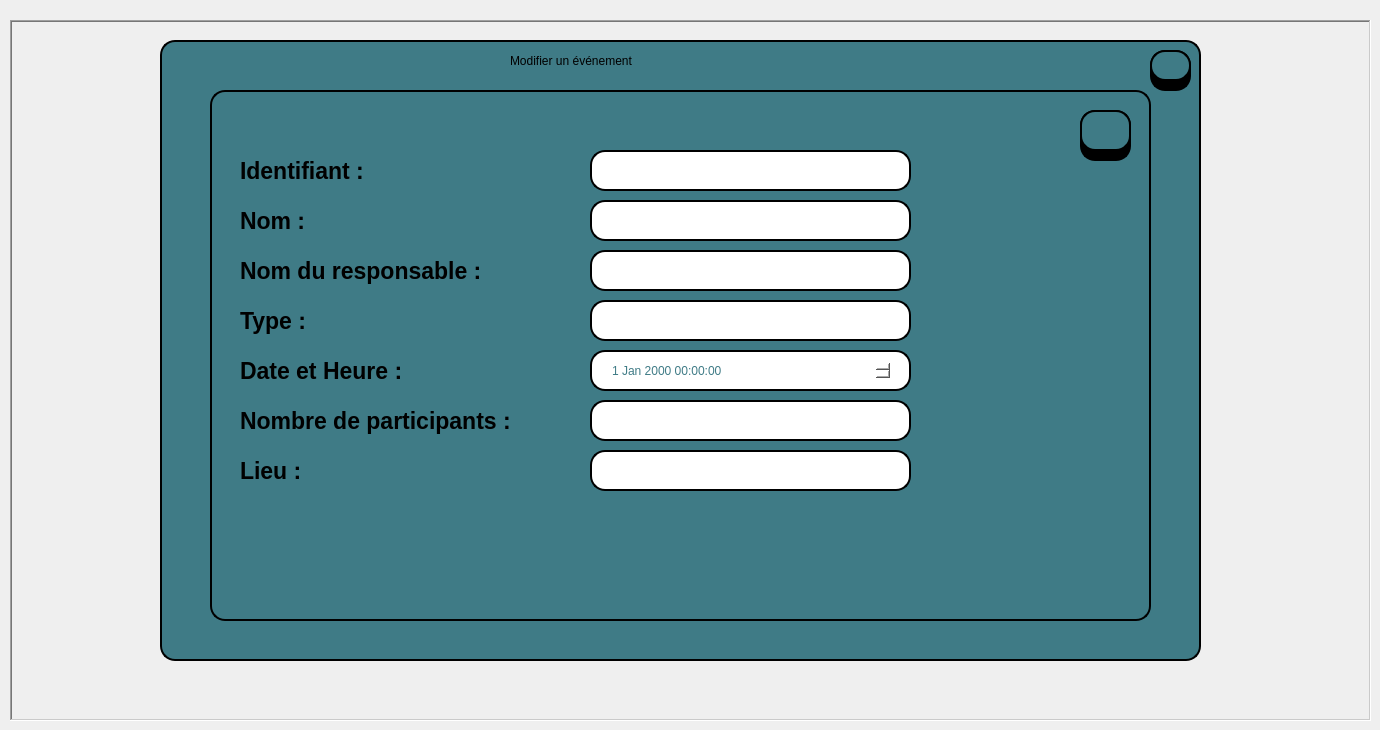
     <widget class="QWidget" name="tab_6">
      <attribute name="title">
       <string>Page</string>
      </attribute>
      <widget class="QTableView" name="tableView_35">
       <property name="geometry">
        <rect>
         <x>160</x>
         <y>40</y>
         <width>1041</width>
         <height>621</height>
        </rect>
       </property>
       <property name="styleSheet">
        <string notr="true">background-color: rgb(63, 123, 134);
border: 2px solid #000000;
border-radius: 15px;</string>
       </property>
      </widget>
      <widget class="QLabel" name="label_132">
       <property name="geometry">
        <rect>
         <x>510</x>
         <y>40</y>
         <width>471</width>
         <height>41</height>
        </rect>
       </property>
       <property name="styleSheet">
        <string notr="true">font: 600 22pt &quot;Segoe UI&quot;;
color: rgb(0, 0, 0);</string>
       </property>
       <property name="text">
        <string>Modifier un événement</string>
       </property>
      </widget>
      <widget class="QLabel" name="label_133">
       <property name="geometry">
        <rect>
         <x>260</x>
         <y>150</y>
         <width>181</width>
         <height>41</height>
        </rect>
       </property>
       <property name="font">
        <font>
         <family>Segoe UI</family>
         <pointsize>17</pointsize>
         <italic>false</italic>
         <bold>true</bold>
        </font>
       </property>
       <property name="text">
        <string>Identifiant :</string>
       </property>
      </widget>
      <widget class="QTableView" name="tableView_36">
       <property name="geometry">
        <rect>
         <x>210</x>
         <y>90</y>
         <width>941</width>
         <height>531</height>
        </rect>
       </property>
       <property name="styleSheet">
        <string notr="true">background-color: rgb(63, 123, 134);
border: 2px solid #000000;
border-radius: 15px;</string>
       </property>
      </widget>
      <widget class="QLabel" name="label_201">
       <property name="geometry">
        <rect>
         <x>240</x>
         <y>150</y>
         <width>181</width>
         <height>41</height>
        </rect>
       </property>
       <property name="font">
        <font>
         <family>Segoe UI</family>
         <pointsize>17</pointsize>
         <italic>false</italic>
         <bold>true</bold>
        </font>
       </property>
       <property name="text">
        <string>Identifiant :</string>
       </property>
      </widget>
      <widget class="QLabel" name="label_202">
       <property name="geometry">
        <rect>
         <x>240</x>
         <y>200</y>
         <width>181</width>
         <height>41</height>
        </rect>
       </property>
       <property name="font">
        <font>
         <family>Segoe UI</family>
         <pointsize>17</pointsize>
         <italic>false</italic>
         <bold>true</bold>
        </font>
       </property>
       <property name="text">
        <string>Nom :</string>
       </property>
      </widget>
      <widget class="QLabel" name="label_203">
       <property name="geometry">
        <rect>
         <x>240</x>
         <y>250</y>
         <width>381</width>
         <height>41</height>
        </rect>
       </property>
       <property name="font">
        <font>
         <family>Segoe UI</family>
         <pointsize>17</pointsize>
         <italic>false</italic>
         <bold>true</bold>
        </font>
       </property>
       <property name="text">
        <string>Nom du responsable :</string>
       </property>
      </widget>
      <widget class="QLineEdit" name="lineEdit_104">
       <property name="geometry">
        <rect>
         <x>1150</x>
         <y>50</y>
         <width>41</width>
         <height>41</height>
        </rect>
       </property>
       <property name="styleSheet">
        <string notr="true">background-color:rgb(0, 0, 0);
border: 2px solid #000000;
border-radius: 15px;
</string>
       </property>
      </widget>
      <widget class="QPushButton" name="Quit_13">
       <property name="geometry">
        <rect>
         <x>1150</x>
         <y>50</y>
         <width>41</width>
         <height>31</height>
        </rect>
       </property>
       <property name="font">
        <font>
         <pointsize>12</pointsize>
         <bold>true</bold>
        </font>
       </property>
       <property name="styleSheet">
        <string notr="true">background-color:rgb(63, 123, 134);
border: 2px solid #000000;
border-radius: 15px;
</string>
       </property>
       <property name="text">
        <string/>
       </property>
       <property name="icon">
        <iconset theme="QIcon::ThemeIcon::ApplicationExit"/>
       </property>
       <property name="iconSize">
        <size>
         <width>25</width>
         <height>20</height>
        </size>
       </property>
      </widget>
      <widget class="QLabel" name="label_204">
       <property name="geometry">
        <rect>
         <x>240</x>
         <y>300</y>
         <width>181</width>
         <height>41</height>
        </rect>
       </property>
       <property name="font">
        <font>
         <family>Segoe UI</family>
         <pointsize>17</pointsize>
         <italic>false</italic>
         <bold>true</bold>
        </font>
       </property>
       <property name="text">
        <string>Type :</string>
       </property>
      </widget>
      <widget class="QLabel" name="label_205">
       <property name="geometry">
        <rect>
         <x>240</x>
         <y>350</y>
         <width>181</width>
         <height>41</height>
        </rect>
       </property>
       <property name="font">
        <font>
         <family>Segoe UI</family>
         <pointsize>17</pointsize>
         <italic>false</italic>
         <bold>true</bold>
        </font>
       </property>
       <property name="text">
        <string>Date et Heure :</string>
       </property>
      </widget>
      <widget class="QLabel" name="label_206">
       <property name="geometry">
        <rect>
         <x>240</x>
         <y>400</y>
         <width>331</width>
         <height>41</height>
        </rect>
       </property>
       <property name="font">
        <font>
         <family>Segoe UI</family>
         <pointsize>17</pointsize>
         <italic>false</italic>
         <bold>true</bold>
        </font>
       </property>
       <property name="text">
        <string>Nombre de participants :</string>
       </property>
      </widget>
      <widget class="QLabel" name="label_207">
       <property name="geometry">
        <rect>
         <x>240</x>
         <y>450</y>
         <width>181</width>
         <height>41</height>
        </rect>
       </property>
       <property name="font">
        <font>
         <family>Segoe UI</family>
         <pointsize>17</pointsize>
         <italic>false</italic>
         <bold>true</bold>
        </font>
       </property>
       <property name="text">
        <string>Lieu :</string>
       </property>
      </widget>
      <widget class="QLineEdit" name="lineEdit_mid">
       <property name="geometry">
        <rect>
         <x>590</x>
         <y>150</y>
         <width>321</width>
         <height>41</height>
        </rect>
       </property>
       <property name="autoFillBackground">
        <bool>false</bool>
       </property>
       <property name="styleSheet">
        <string notr="true">border: 2px solid #000000;
border-radius: 15px;
background-color: rgb(255, 255, 255);</string>
       </property>
       <property name="readOnly">
        <bool>true</bool>
       </property>
      </widget>
      <widget class="QLineEdit" name="lineEdit_mnom">
       <property name="geometry">
        <rect>
         <x>590</x>
         <y>200</y>
         <width>321</width>
         <height>41</height>
        </rect>
       </property>
       <property name="styleSheet">
        <string notr="true">border: 2px solid #000000;
border-radius: 15px;
background-color: rgb(255, 255, 255);</string>
       </property>
      </widget>
      <widget class="QLineEdit" name="lineEdit_mnomR">
       <property name="geometry">
        <rect>
         <x>590</x>
         <y>250</y>
         <width>321</width>
         <height>41</height>
        </rect>
       </property>
       <property name="styleSheet">
        <string notr="true">border: 2px solid #000000;
border-radius: 15px;
background-color: rgb(255, 255, 255);</string>
       </property>
      </widget>
      <widget class="QLineEdit" name="lineEdit_mtype">
       <property name="geometry">
        <rect>
         <x>590</x>
         <y>300</y>
         <width>321</width>
         <height>41</height>
        </rect>
       </property>
       <property name="styleSheet">
        <string notr="true">border: 2px solid #000000;
border-radius: 15px;
background-color: rgb(255, 255, 255);</string>
       </property>
      </widget>
      <widget class="QLineEdit" name="lineEdit_799">
       <property name="geometry">
        <rect>
         <x>590</x>
         <y>350</y>
         <width>321</width>
         <height>41</height>
        </rect>
       </property>
       <property name="styleSheet">
        <string notr="true">border: 2px solid #000000;
border-radius: 15px;
background-color: rgb(255, 255, 255);</string>
       </property>
      </widget>
      <widget class="QLineEdit" name="lineEdit_mnbrp">
       <property name="geometry">
        <rect>
         <x>590</x>
         <y>400</y>
         <width>321</width>
         <height>41</height>
        </rect>
       </property>
       <property name="styleSheet">
        <string notr="true">border: 2px solid #000000;
border-radius: 15px;
background-color: rgb(255, 255, 255);</string>
       </property>
      </widget>
      <widget class="QDateTimeEdit" name="date_mevent">
       <property name="geometry">
        <rect>
         <x>610</x>
         <y>360</y>
         <width>281</width>
         <height>21</height>
        </rect>
       </property>
       <property name="styleSheet">
        <string notr="true">border-radius: 15px;
background-color: rgb(255, 255, 255);
color: rgb(63, 123, 134);</string>
       </property>
      </widget>
      <widget class="QLineEdit" name="lineEdit_mlieu">
       <property name="geometry">
        <rect>
         <x>590</x>
         <y>450</y>
         <width>321</width>
         <height>41</height>
        </rect>
       </property>
       <property name="styleSheet">
        <string notr="true">border: 2px solid #000000;
border-radius: 15px;
background-color: rgb(255, 255, 255);</string>
       </property>
      </widget>
      <widget class="QLineEdit" name="lineEdit_62">
       <property name="geometry">
        <rect>
         <x>1080</x>
         <y>110</y>
         <width>51</width>
         <height>51</height>
        </rect>
       </property>
       <property name="styleSheet">
        <string notr="true">background-color:rgb(0, 0, 0);
border: 2px solid #000000;
border-radius: 15px;
</string>
       </property>
      </widget>
      <widget class="QPushButton" name="sauvegarderevent">
       <property name="geometry">
        <rect>
         <x>1080</x>
         <y>110</y>
         <width>51</width>
         <height>41</height>
        </rect>
       </property>
       <property name="font">
        <font>
         <pointsize>12</pointsize>
         <bold>true</bold>
        </font>
       </property>
       <property name="styleSheet">
        <string notr="true">background-color:rgb(63, 123, 134);
border: 2px solid #000000;
border-radius: 15px;
color: rgb(0, 0, 0);</string>
       </property>
       <property name="text">
        <string/>
       </property>
       <property name="icon">
        <iconset resource="image.qrc">
         <normaloff>:/save.png</normaloff>:/save.png</iconset>
       </property>
       <property name="iconSize">
        <size>
         <width>25</width>
         <height>26</height>
        </size>
       </property>
       <property name="flat">
        <bool>true</bool>
       </property>
      </widget>
      <widget class="QLabel" name="label_49">
       <property name="geometry">
        <rect>
         <x>10</x>
         <y>20</y>
         <width>1361</width>
         <height>701</height>
        </rect>
       </property>
       <property name="font">
        <font>
         <pointsize>1</pointsize>
        </font>
       </property>
       <property name="frameShape">
        <enum>QFrame::Shape::WinPanel</enum>
       </property>
       <property name="frameShadow">
        <enum>QFrame::Shadow::Sunken</enum>
       </property>
       <property name="lineWidth">
        <number>2</number>
       </property>
       <property name="midLineWidth">
        <number>0</number>
       </property>
       <property name="text">
        <string/>
       </property>
      </widget>
      <zorder>label_49</zorder>
      <zorder>tableView_35</zorder>
      <zorder>label_132</zorder>
      <zorder>label_133</zorder>
      <zorder>tableView_36</zorder>
      <zorder>label_201</zorder>
      <zorder>label_202</zorder>
      <zorder>label_203</zorder>
      <zorder>lineEdit_104</zorder>
      <zorder>Quit_13</zorder>
      <zorder>label_204</zorder>
      <zorder>label_205</zorder>
      <zorder>label_206</zorder>
      <zorder>label_207</zorder>
      <zorder>lineEdit_mid</zorder>
      <zorder>lineEdit_mnom</zorder>
      <zorder>lineEdit_mnomR</zorder>
      <zorder>lineEdit_mtype</zorder>
      <zorder>lineEdit_799</zorder>
      <zorder>lineEdit_mnbrp</zorder>
      <zorder>date_mevent</zorder>
      <zorder>lineEdit_mlieu</zorder>
      <zorder>lineEdit_62</zorder>
      <zorder>sauvegarderevent</zorder>
     </widget>
